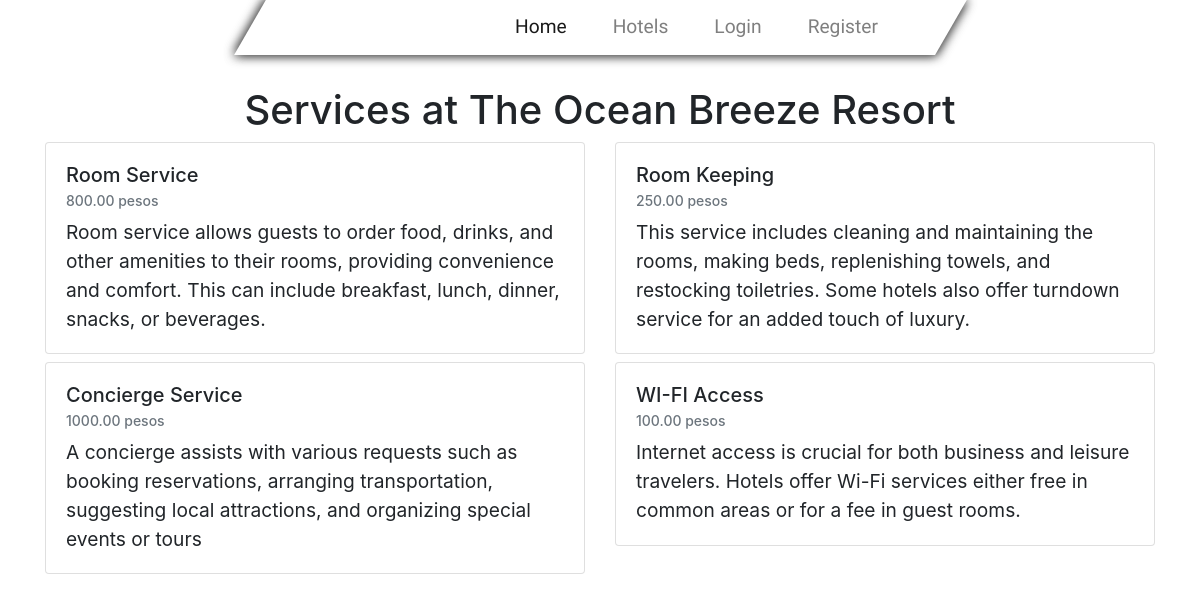
Screenshot of /hotel/15/services/ with the database file from the repository.
### hotel/models.py (models this page shows, shortened)
class Hotel(models.Model):
    name = models.CharField(max_length=200)
    description = models.TextField()
    image = models.ImageField(upload_to='hotels/', blank=True, null=True)

class Service(models.Model):
    hotel = models.ForeignKey(Hotel, related_name='services', on_delete=models.CASCADE)
    name = models.CharField(max_length=200)
    description = models.TextField()
    price = models.DecimalField(max_digits=10, decimal_places=2)

### hotel/views.py (the view)
# urls.py: path('hotel/<int:hotel_id>/services/', views.service_list, name='service_list'),
def service_list(request, hotel_id):
    hotel = get_object_or_404(Hotel, pk=hotel_id)
    services = hotel.services.all()
    return render(request, 'hotel/service_list.html', {'hotel': hotel, 'services': services})

### hotel/templates/hotel/service_list.html (shortened to what this page needs)
{% extends 'hotel/base.html' %}
{% block content %}
<br><br><br>
<h1 style="text-align: center;">Services at {{ hotel.name }}</h1>
<div class="row">
    {% for service in services %}
        <div class="col-md-6 mb-2">
            <div class="card" style="width: 100%;">
                <div class="card-body">
                    <h5 class="card-title">{{ service.name }}</h5>
                    <h6 class="card-subtitle mb-2 text-muted">{{ service.price }} pesos</h6>
                    <p class="card-text">{{ service.description }}</p>
                </div>
            </div>
        </div>
    {% endfor %}
</div>
{% endblock %}

### static/css/magic.css (style rules this page uses)
body { font-size: 1.2rem; }
.text-muted { font-size: 14px; }

### rows the page displays
Hotel: name "The Ocean Breeze Resort"
Service: name "Room Service", price "800.00", description "Room service allows guests to order food, drinks, and other amenities to their rooms, providing convenience and comfort. This can include breakfast, lunch, dinner, snacks, or beverages."
Service: name "Room Keeping", price "250.00", description "This service includes cleaning and maintaining the rooms, making beds, replenishing towels, and restocking toiletries. Some hotels also offer turndown service for an added touch of luxury."
Service: name "Concierge Service", price "1000.00", description "A concierge assists with various requests such as booking reservations, arranging transportation, suggesting local attractions, and organizing special events or tours"
Service: name "WI-FI Access", price "100.00", description "Internet access is crucial for both business and leisure travelers. Hotels offer Wi-Fi services either free in common areas or for a fee in guest rooms."
